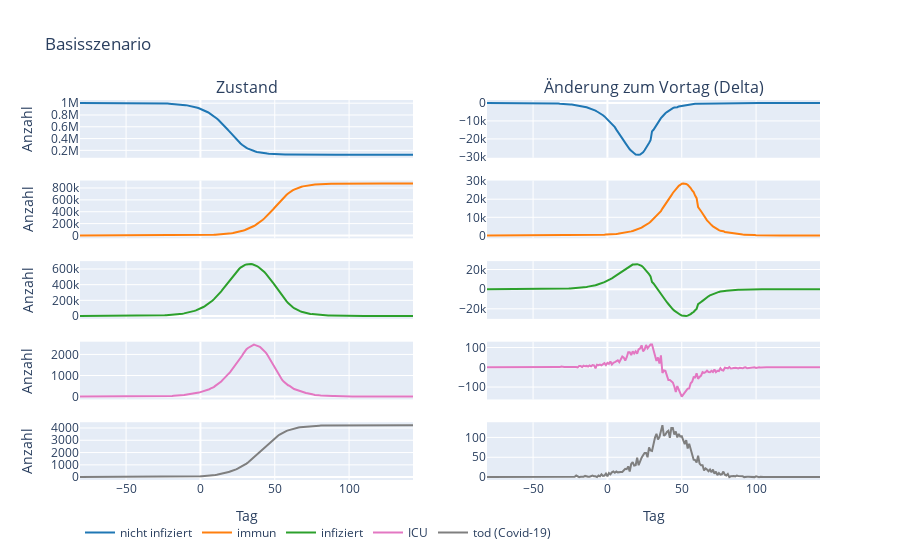
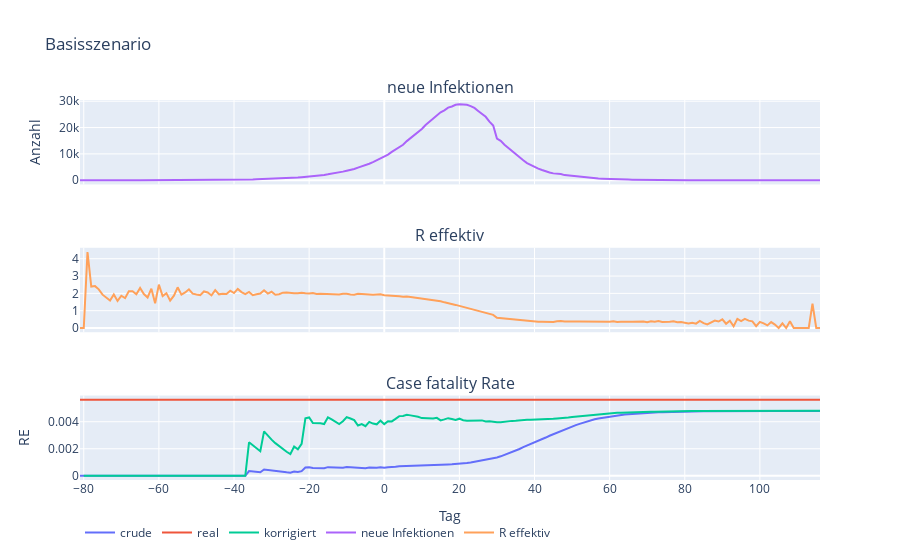

The code cell stored with these charts, in order, in its notebook:
### Code cell
state, statesum, infections, day0, rnow, args = cl.sim(
    age, drate, nday=365, cutdown=2000, prob_icu=0.01125, day0icu=200,
    mean_days_to_icu=10, mean_duration_icu=10, mean_serial=7, std_serial=3.4,
    immunt0=0.0, icu_fatality=0.5, long_term_death=False, hnr=hnr,
    com_attack_rate=0.8, contacts=contacts, r_mean=2.0, cutr_mean=1.5,
    simname="Basisszenario")

### Figure 1 — Plotly figure (JSON) as saved in the notebook; plotly's stock layout.template omitted (floating-point values rounded to 4 significant figures; data arrays with more than 128 entries replaced by an {"elided": "..."} marker saying what was removed)
{"data": [{"legendgroup": "nicht infiziert", "line": {"color": "#1f77b4"}, "mode": "lines", "name": "nicht infiziert", "type": "scatter", "x": {"elided": "225 int values"}, "xaxis": "x", "y": {"elided": "225 int values"}, "yaxis": "y"}, {"legendgroup": "nicht infiziert", "line": {"color": "#1f77b4"}, "mode": "lines", "name": "nicht infiziert", "showlegend": false, "type": "scatter", "x": {"elided": "225 int values"}, "xaxis": "x2", "y": {"elided": "225 int values"}, "yaxis": "y2"}, {"legendgroup": "immun", "line": {"color": "#ff7f0e"}, "mode": "lines", "name": "immun", "type": "scatter", "x": {"elided": "225 int values"}, "xaxis": "x3", "y": {"elided": "225 int values"}, "yaxis": "y3"}, {"legendgroup": "immun", "line": {"color": "#ff7f0e"}, "mode": "lines", "name": "immun", "showlegend": false, "type": "scatter", "x": {"elided": "225 int values"}, "xaxis": "x4", "y": {"elided": "225 int values"}, "yaxis": "y4"}, {"legendgroup": "infiziert", "line": {"color": "#2ca02c"}, "mode": "lines", "name": "infiziert", "type": "scatter", "x": {"elided": "225 int values"}, "xaxis": "x5", "y": {"elided": "225 int values"}, "yaxis": "y5"}, {"legendgroup": "infiziert", "line": {"color": "#2ca02c"}, "mode": "lines", "name": "infiziert", "showlegend": false, "type": "scatter", "x": {"elided": "225 int values"}, "xaxis": "x6", "y": {"elided": "225 int values"}, "yaxis": "y6"}, {"legendgroup": "ICU", "line": {"color": "#e377c2"}, "mode": "lines", "name": "ICU", "type": "scatter", "x": {"elided": "225 int values"}, "xaxis": "x7", "y": {"elided": "225 int values"}, "yaxis": "y7"}, {"legendgroup": "ICU", "line": {"color": "#e377c2"}, "mode": "lines", "name": "ICU", "showlegend": false, "type": "scatter", "x": {"elided": "225 int values"}, "xaxis": "x8", "y": {"elided": "225 int values"}, "yaxis": "y8"}, {"legendgroup": "tod (Covid-19)", "line": {"color": "#7f7f7f"}, "mode": "lines", "name": "tod (Covid-19)", "type": "scatter", "x": {"elided": "225 int values"}, "xaxis": "x9", "y": {"elided": "225 int values"}, "yaxis": "y9"}, {"legendgroup": "tod (Covid-19)", "line": {"color": "#7f7f7f"}, "mode": "lines", "name": "tod (Covid-19)", "showlegend": false, "type": "scatter", "x": {"elided": "225 int values"}, "xaxis": "x10", "y": {"elided": "225 int values"}, "yaxis": "y10"}], "layout": {"annotations": [{"font": {"size": 16}, "showarrow": false, "text": "Zustand", "x": 0.225, "xanchor": "center", "xref": "paper", "y": 1, "yanchor": "bottom", "yref": "paper"}, {"font": {"size": 16}, "showarrow": false, "text": "Änderung zum Vortag (Delta)", "x": 0.775, "xanchor": "center", "xref": "paper", "y": 1, "yanchor": "bottom", "yref": "paper"}], "legend": {"orientation": "h"}, "showlegend": true, "title": {"text": "Basisszenario"}, "xaxis": {"anchor": "y", "automargin": true, "domain": [0, 0.45], "matches": "x9", "showticklabels": false}, "xaxis10": {"anchor": "y10", "automargin": true, "domain": [0.55, 1], "title": {"text": "Tag"}}, "xaxis2": {"anchor": "y2", "automargin": true, "domain": [0.55, 1], "matches": "x10", "showticklabels": false}, "xaxis3": {"anchor": "y3", "automargin": true, "domain": [0, 0.45], "matches": "x9", "showticklabels": false}, "xaxis4": {"anchor": "y4", "automargin": true, "domain": [0.55, 1], "matches": "x10", "showticklabels": false}, "xaxis5": {"anchor": "y5", "automargin": true, "domain": [0, 0.45], "matches": "x9", "showticklabels": false}, "xaxis6": {"anchor": "y6", "automargin": true, "domain": [0.55, 1], "matches": "x10", "showticklabels": false}, "xaxis7": {"anchor": "y7", "automargin": true, "domain": [0, 0.45], "matches": "x9", "showticklabels": false}, "xaxis8": {"anchor": "y8", "automargin": true, "domain": [0.55, 1], "matches": "x10", "showticklabels": false}, "xaxis9": {"anchor": "y9", "automargin": true, "domain": [0, 0.45], "title": {"text": "Tag"}}, "yaxis": {"anchor": "x", "domain": [0.848, 1], "title": {"text": "Anzahl"}}, "yaxis10": {"anchor": "x10", "domain": [0, 0.152]}, "yaxis2": {"anchor": "x2", "domain": [0.848, 1]}, "yaxis3": {"anchor": "x3", "domain": [0.636, 0.788], "title": {"text": "Anzahl"}}, "yaxis4": {"anchor": "x4", "domain": [0.636, 0.788]}, "yaxis5": {"anchor": "x5", "domain": [0.424, 0.576], "title": {"text": "Anzahl"}}, "yaxis6": {"anchor": "x6", "domain": [0.424, 0.576]}, "yaxis7": {"anchor": "x7", "domain": [0.212, 0.364], "title": {"text": "Anzahl"}}, "yaxis8": {"anchor": "x8", "domain": [0.212, 0.364]}, "yaxis9": {"anchor": "x9", "domain": [0, 0.152], "title": {"text": "Anzahl"}}}}

### Figure 2 — Plotly figure (JSON) as saved in the notebook; plotly's stock layout.template omitted (floating-point values rounded to 4 significant figures; data arrays with more than 128 entries replaced by an {"elided": "..."} marker saying what was removed)
{"data": [{"mode": "lines", "name": "crude", "type": "scatter", "x": {"elided": "198 int values"}, "xaxis": "x3", "y": {"elided": "198 float values"}, "yaxis": "y3"}, {"mode": "lines", "name": "real", "type": "scatter", "x": {"elided": "198 int values"}, "xaxis": "x3", "y": {"elided": "198 float values"}, "yaxis": "y3"}, {"mode": "lines", "name": "korrigiert", "type": "scatter", "x": {"elided": "198 int values"}, "xaxis": "x3", "y": {"elided": "198 float values"}, "yaxis": "y3"}, {"mode": "lines", "name": "neue Infektionen", "type": "scatter", "x": {"elided": "198 int values"}, "xaxis": "x", "y": {"elided": "198 int values"}, "yaxis": "y"}, {"mode": "lines", "name": "R effektiv", "type": "scatter", "x": {"elided": "198 int values"}, "xaxis": "x2", "y": {"elided": "198 float values"}, "yaxis": "y2"}], "layout": {"annotations": [{"font": {"size": 16}, "showarrow": false, "text": "neue Infektionen", "x": 0.5, "xanchor": "center", "xref": "paper", "y": 1, "yanchor": "bottom", "yref": "paper"}, {"font": {"size": 16}, "showarrow": false, "text": "R effektiv", "x": 0.5, "xanchor": "center", "xref": "paper", "y": 0.6111, "yanchor": "bottom", "yref": "paper"}, {"font": {"size": 16}, "showarrow": false, "text": "Case fatality Rate", "x": 0.5, "xanchor": "center", "xref": "paper", "y": 0.2222, "yanchor": "bottom", "yref": "paper"}], "legend": {"orientation": "h"}, "showlegend": true, "title": {"text": "Basisszenario"}, "xaxis": {"anchor": "y", "domain": [0, 1], "matches": "x3", "showticklabels": false}, "xaxis2": {"anchor": "y2", "domain": [0, 1], "matches": "x3", "showticklabels": false}, "xaxis3": {"anchor": "y3", "automargin": true, "domain": [0, 1], "title": {"text": "Tag"}}, "yaxis": {"anchor": "x", "domain": [0.7778, 1], "title": {"text": "Anzahl"}}, "yaxis2": {"anchor": "x2", "domain": [0.3889, 0.6111]}, "yaxis3": {"anchor": "x3", "domain": [0, 0.2222], "title": {"text": "RE"}}}}
